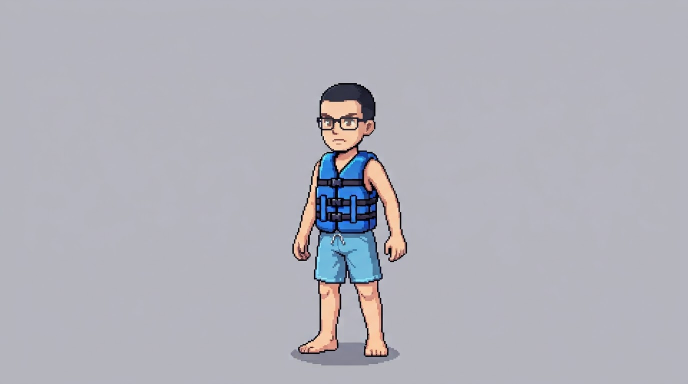
#> input picture art/riders/player-rj.jpg, 1376 x 768 px, given in place of player-rj.png, which was not available (shown at 1/2 size)
$ python _rebuild_jay.py
#> lines starting #> are read from the running program, lines starting #| are printed output that depends on the picture; after the words box and inside, x2 and y2 are one past the last pixel; in counts of white or black regions, pixels touching at a corner belong together; pictures that were not available may be replaced by others from this repository, and a replacement may not be noted
"""One-shot: rebuild player-jay.png from player-rj.png — pale skin, red hair, bit taller."""
from collections import deque
from pathlib import Path

import numpy as np
from PIL import Image

ROOT = Path(__file__).resolve().parents[1]
RJ = ROOT / 'public/assets/sprites/riders/player-rj.png'
OUT_PNG = ROOT / 'public/assets/sprites/riders/player-jay.png'
OUT_JPG = ROOT / 'art/riders/player-jay.jpg'
SPARE = ROOT / 'art/riders/spare'


def luma(c):
    return 0.299 * c[..., 0] + 0.587 * c[..., 1] + 0.114 * c[..., 2]


def main():
    src = Image.open(RJ).convert('RGBA')
    a = np.array(src, dtype=np.float32)
    h, w = a.shape[:2]
    opaque = a[:, :, 3] > 128
#> opaque: shape (768, 1376) bool; every value is 1
    rgb = a[:, :, :3]
    R, G, B = rgb[..., 0], rgb[..., 1], rgb[..., 2]
    mx = np.maximum(np.maximum(R, G), B)
    mn = np.minimum(np.minimum(R, G), B)
    sat = np.zeros_like(mx)
    sat[opaque] = (mx[opaque] - mn[opaque]) / np.maximum(mx[opaque], 1)
    L = luma(rgb)

    vest = opaque & (B > R + 15) & (B > G + 5) & (B > 80)
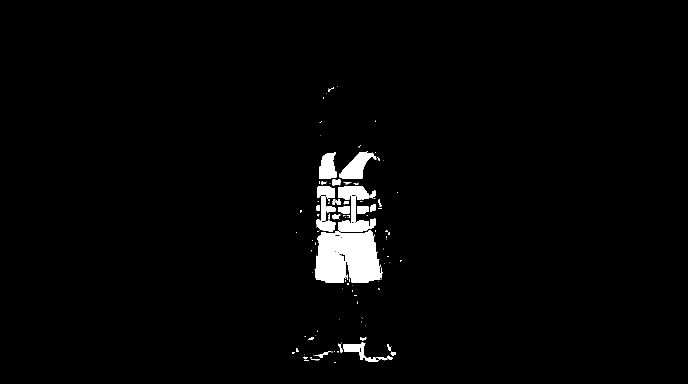
#> vest: shape (768, 1376) bool (shown at 1/2 size); 2.2% white; 124 white regions (89 under 20 px), largest, box (x1, y1, x2, y2) and area: (629, 461, 765, 565) 11258, (679, 302, 753, 358) 1969, (633, 372, 671, 464) 1849

    near_black = opaque & (mx < 70)
#> near_black: shape (768, 1376) bool; 1.5% white; 91 white regions (44 under 20 px), largest, box (x1, y1, x2, y2) and area: (594, 276, 761, 522) 6400, (634, 166, 751, 272) 4572, (642, 523, 765, 596) 657
    edge = np.zeros_like(opaque)
    for dy, dx in ((1, 0), (-1, 0), (0, 1), (0, -1)):
        edge |= opaque & ~np.roll(np.roll(opaque, dy, 0), dx, 1)
    outline = near_black & edge

    ys, xs = np.where(opaque)
    y_min, y_max = int(ys.min()), int(ys.max())
#> y_min = 0; y_max = 767
    x_min, x_max = int(xs.min()), int(xs.max())
#> x_min = 0; x_max = 1375
    char_h = y_max - y_min + 1
#> char_h = 768
    char_w = x_max - x_min + 1
#> char_w = 1376

    yy = np.arange(h)[:, None]
    xx = np.arange(w)[None, :]

    # Face-protect rectangle (eyes / cheeks / glasses). Hair may cover crown above it
    # and the sides/back of the head around it. RJ faces left → back of head is +X.
    face_l = x_min + int(char_w * 0.22)
#> face_l = 302
    face_r = x_min + int(char_w * 0.62)
#> face_r = 853
    glasses_y0 = y_min + int(char_h * 0.095)
#> glasses_y0 = 72
    glasses_y1 = y_min + int(char_h * 0.195)
#> glasses_y1 = 149
    hair_bottom = y_min + int(char_h * 0.26)
#> hair_bottom = 199
    face_box = (
        (xx >= face_l) & (xx <= face_r)
        & (yy >= glasses_y0) & (yy <= y_min + int(char_h * 0.28))
    )
#> face_box: shape (768, 1376) bool; 7.5% white; 1 white region, box (x1, y1, x2, y2) and area: (302, 72, 854, 216) 79488

    # Hair candidates: dark / desaturated in the head band, not vest, not face interior
    hair_cand = (
        opaque & ~vest
        & (yy <= hair_bottom)
        & (L < 160)
        & ((sat < 0.48) | (mx < 85))
        & (mx < 210)
        & ~face_box
    )
    # Warm skin (ears, forehead highlights) out
    hair_cand &= ~((R > 140) & (R > G + 10) & (R > B + 15) & (L > 115))
    # Crown above glasses is always fair game (full width), even over face_l–face_r
    crown = opaque & ~vest & (yy < glasses_y0) & (L < 160) & ((sat < 0.48) | (mx < 85))
    crown &= ~((R > 140) & (R > G + 10) & (R > B + 15) & (L > 115))
    hair_cand |= crown

    hair = np.zeros((h, w), dtype=bool)
    seeds = []
    for x in range(x_min, x_max + 1):
        for y in range(y_min, min(y_min + 18, hair_bottom + 1)):
            if hair_cand[y, x]:
                seeds.append((x, y))
                break

    seen = np.zeros((h, w), dtype=bool)
    q = deque()
    for x, y in seeds:
        seen[y, x] = True
        hair[y, x] = True
        q.append((x, y))
    while q:
        x, y = q.popleft()
        for dx, dy in ((1, 0), (-1, 0), (0, 1), (0, -1), (1, 1), (-1, 1), (1, -1), (-1, -1)):
            nx, ny = x + dx, y + dy
            if nx < 0 or ny < 0 or nx >= w or ny >= h or seen[ny, nx]:
                continue
            if not hair_cand[ny, nx]:
                continue
            seen[ny, nx] = True
            hair[ny, nx] = True
            q.append((nx, ny))

    for _ in range(10):
        expanded = hair.copy()
        for dy, dx in ((1, 0), (-1, 0), (0, 1), (0, -1)):
            expanded |= np.roll(np.roll(hair, dy, 0), dx, 1)
        add = hair_cand & expanded & ~hair
        if not add.any():
            break
        hair |= add

    # Stragglers: near-black next to hair in the head band (missed side/rear buzz)
    for _ in range(4):
        expanded = hair.copy()
        for dy, dx in ((1, 0), (-1, 0), (0, 1), (0, -1)):
            expanded |= np.roll(np.roll(hair, dy, 0), dx, 1)
        stray = (
            opaque & ~vest & ~face_box & ~hair & expanded
            & (yy <= hair_bottom) & near_black
        )
        if not stray.any():
            break
        hair |= stray

    # Glasses / face ink: near-black inside face box — leave alone
    glasses = face_box & near_black & ~hair
#> glasses: shape (768, 1376) bool; 0.3% white; 1 white region, box (x1, y1, x2, y2) and area: (639, 166, 751, 216) 3223
    for dy in range(-1, 2):
        for dx in range(-1, 2):
            glasses |= np.roll(np.roll(glasses, dy, 0), dx, 1) & near_black & face_box & ~hair

    # Head silhouette outline in the hair band → dark red edge (not a black mass)
    head_outline = outline & (yy <= hair_bottom) & ~face_box
    hair |= head_outline
    # Body silhouette outline below / outside hair
    outline_body = outline & ~hair
    ink_keep = glasses | outline_body

    soft_skin = (
        opaque & ~vest & ~hair & ~ink_keep
        & (R > 95) & (R >= G - 8) & (G > B - 15)
        & (L > 85) & (L < 235)
        & ~((B > R + 10) & (B > 100))
    )
#> soft_skin: shape (768, 1376) bool; 95% white; 199 black regions (93 under 20 px), largest, box (x1, y1, x2, y2) and area: (576, 269, 817, 732) 42854, (632, 166, 758, 288) 5709, (588, 388, 616, 470) 358
    warm = opaque & ~vest & ~hair & ~ink_keep & (R > G) & (R > B) & (R > 90) & (sat > 0.10)
#> warm: shape (768, 1376) bool; 2.7% white; 14 white regions (7 under 20 px), largest, box (x1, y1, x2, y2) and area: (728, 318, 811, 522) 6295, (599, 562, 680, 706) 5427, (711, 562, 775, 711) 5153
    trunks_y0 = y_min + int(char_h * 0.55)
#> trunks_y0 = 422
    trunks_zone = np.zeros_like(opaque)
    trunks_zone[trunks_y0:, :] = True
    cyan_trunks = opaque & trunks_zone & (B > R + 20) & (B > 100) & ~vest
#> cyan_trunks: shape (768, 1376) bool; 0% white in thin lines or dots, all inside (x1, y1, x2, y2) = (663, 468, 679, 483)
    grayish = opaque & trunks_zone & (sat < 0.25) & (L > 60) & (L < 180) & ~vest
#> grayish: shape (768, 1376) bool; 0.65% white; 361 white regions (318 under 20 px), largest, box (x1, y1, x2, y2) and area: (581, 679, 779, 735) 3796, (777, 696, 800, 720) 286, (758, 499, 777, 517) 105
    skin = (warm | soft_skin) & ~grayish & ~cyan_trunks
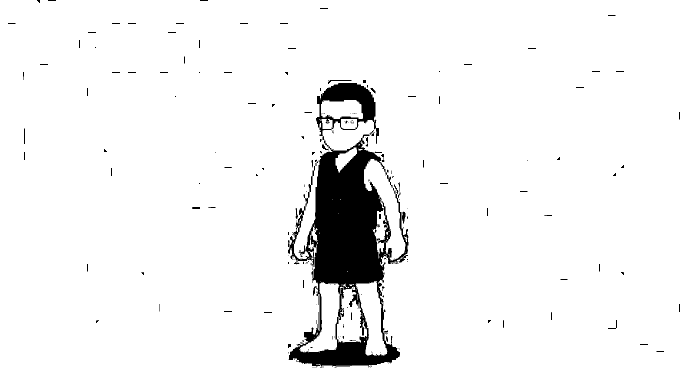
#> skin: shape (768, 1376) bool (shown at 1/2 size); 94.8% white; 238 black regions (140 under 20 px), largest, box (x1, y1, x2, y2) and area: (576, 269, 817, 735) 45123, (632, 166, 758, 288) 5492, (616, 332, 630, 396) 194

    print('hair', hair.sum(), 'skin', skin.sum(), 'glasses', glasses.sum(), 'outline_body', outline_body.sum())
#| hair 0 skin 1002139 glasses 3223 outline_body 0

    out = a.copy()

    if skin.any():
        skin_L = luma(rgb[skin])
        p10, p90 = np.percentile(skin_L, 10), np.percentile(skin_L, 90)
#> p10 = 181.9; p90 = 183.1
        pale = np.array([
            [175, 125, 108],
            [205, 160, 135],
            [232, 188, 158],
            [246, 214, 188],
        ], dtype=np.float32)
        t = np.clip((skin_L - p10) / max(1e-3, (p90 - p10)), 0, 1)
        idx = t * (len(pale) - 1)
        i0 = np.floor(idx).astype(int)
        i1 = np.minimum(i0 + 1, len(pale) - 1)
        f = (idx - i0)[..., None]
        out[:, :, :3][skin] = pale[i0] * (1 - f) + pale[i1] * f
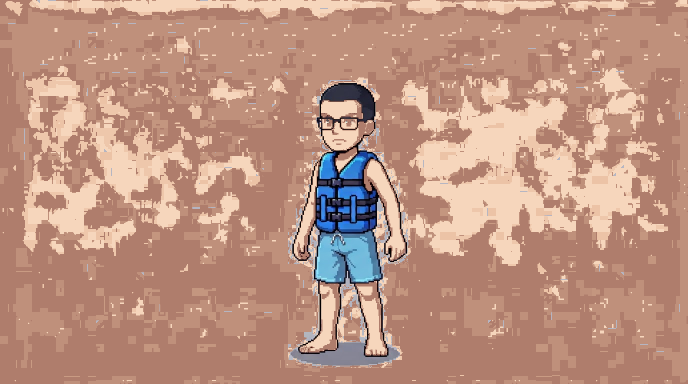
#> out: shape (768, 1376, 4) float32 (shown at 1/2 size); mean R, G, B, A 190, 148.1, 130.5, 255.9

    if hair.any():
        hair_L = luma(rgb[hair])
        p10, p90 = np.percentile(hair_L, 5), np.percentile(hair_L, 95)
        reds = np.array([
            [78, 30, 22],   # silhouette edge (readable red, not black)
            [115, 40, 26],
            [176, 60, 34],
            [200, 85, 52],
            [225, 130, 95],
        ], dtype=np.float32)
        t = np.clip((hair_L - p10) / max(1e-3, (p90 - p10)), 0, 1)
        t = np.power(t, 0.85)
        idx = t * (len(reds) - 1)
        i0 = np.floor(idx).astype(int)
        i1 = np.minimum(i0 + 1, len(reds) - 1)
        f = (idx - i0)[..., None]
        out[:, :, :3][hair] = reds[i0] * (1 - f) + reds[i1] * f

    # Mild soften of under-chin interior only
    jaw_y0 = y_min + int(char_h * 0.18)
#> jaw_y0 = 138
    jaw_y1 = y_min + int(char_h * 0.28)
#> jaw_y1 = 215
    jaw_shadow = (
        opaque & ~outline_body & ~glasses & ~hair & ~vest
        & (yy >= jaw_y0) & (yy <= jaw_y1)
        & (xx >= face_l) & (xx <= face_r)
        & (L < 75) & (mx < 95)
    )
#> jaw_shadow: shape (768, 1376) bool; 0.02% white in thin lines or dots, all inside (x1, y1, x2, y2) = (644, 170, 737, 210)
    if jaw_shadow.any():
        soft = np.array([150.0, 112.0, 102.0])
        cur = out[:, :, :3][jaw_shadow]
#> cur = 220 rows, first 8: [61, 61, 71], [64, 64, 74], [57, 59, 74], [64, 64, 74], [66, 66, 78], [53, 55, 70], [54, 56, 71], [62, 64, 77]
        out[:, :, :3][jaw_shadow] = cur * 0.6 + soft * 0.4
        print('softened jaw', jaw_shadow.sum())
#| softened jaw 220

    img = Image.fromarray(np.clip(out, 0, 255).astype(np.uint8), 'RGBA')
    scaled = img.resize((img.width, int(round(img.height * 1.08))), Image.NEAREST)
    arr = np.array(scaled)
    mask = arr[:, :, 3] > 128
#> mask: shape (829, 1376) bool; every value is 1
    ys, xs = np.where(mask)
    crop = arr[ys.min():ys.max() + 1, xs.min():xs.max() + 1]
    pad = 2
    H, W = crop.shape[:2]
    canvas = np.zeros((H + pad * 2, W + pad * 2, 4), dtype=np.uint8)
    canvas[pad:pad + H, pad:pad + W] = crop
    out_img = Image.fromarray(canvas, 'RGBA')
    print('out size', out_img.size)
#| out size (1380, 833)

    out_img.save(OUT_PNG)
    bg = Image.new('RGB', out_img.size, (180, 180, 180))
#> bg: PIL image 1380x833 RGB; every value is 180
    bg.paste(out_img, mask=out_img.split()[-1])
    bg.save(OUT_JPG, quality=92)

    SPARE.mkdir(parents=True, exist_ok=True)
    a2 = np.array(out_img)

    def hg(arr):
        m = arr[:, :, 3] > 128
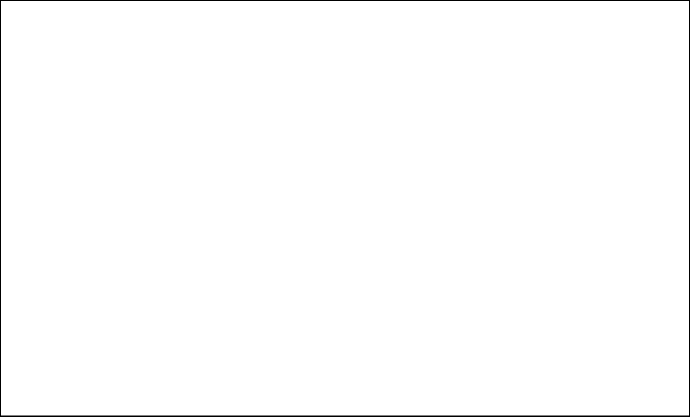
#> m: shape (833, 1380) bool (shown at 1/2 size); 99.2% white; 1 black region, box (x1, y1, x2, y2) and area: (0, 0, 1380, 833) 8836
        ys, xs = np.where(m)
        hd = arr[ys.min():ys.min() + int((ys.max() - ys.min()) * 0.38), xs.min():xs.max()]
        g = np.full((hd.shape[0], hd.shape[1], 3), 160, np.uint8)
        al = hd[:, :, 3:4] / 255.0
#> al: shape (314, 1375, 1) float64; every value is 1
        return (hd[:, :, :3] * al + g * (1 - al)).astype(np.uint8)
#> returned value: shape (314, 1375, 3)

    Image.fromarray(hg(a2)).save(SPARE / '_qa-jay-new-head.png')
    rj = np.array(Image.open(RJ).convert('RGBA'))
    h1, h2 = hg(rj), hg(a2)
#> in hg (call 2), `hd = arr[ys.min():ys.min() + int((ys.max() - ys.min()) * 0.38), xs.min..`:
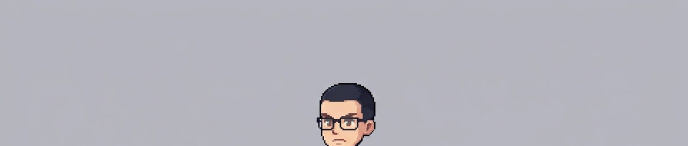
#> hd: shape (291, 1375, 4) (shown at 1/2 size); mean R, G, B, A 180, 179.2, 187.9, 255
    Hm = max(h1.shape[0], h2.shape[0])
    canvas = np.full((Hm, h1.shape[1] + 8 + h2.shape[1], 3), 160, np.uint8)
    canvas[:h1.shape[0], :h1.shape[1]] = h1
#> canvas: shape (314, 2758, 3)
    canvas[:h2.shape[0], h1.shape[1] + 8:] = h2
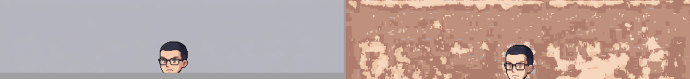
#> canvas: shape (314, 2758, 3) (shown at 1/4 size); mean R, G, B 186.8, 164.3, 158.1
    Image.fromarray(canvas).save(SPARE / '_qa-rj-vs-jay.png')

    dbg = np.zeros((h, w, 4), dtype=np.uint8)
    dbg[hair] = (220, 60, 40, 255)
    dbg[skin] = (255, 200, 160, 255)
    dbg[glasses] = (40, 40, 255, 255)
    dbg[face_box & opaque] = (0, 255, 0, 120)
    Image.fromarray(dbg).save(SPARE / '_qa-jay-masks.png')
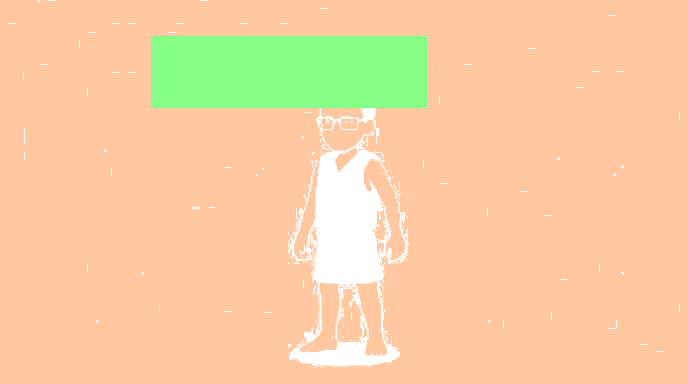
#> saved as _qa-jay-masks.png: PIL image 1376x768 RGBA (shown at 1/2 size); mean R, G, B, A 223.6, 194.6, 140.3, 232.7; transparent parts drawn white

    bg2 = Image.new('RGB', out_img.size, (160, 160, 160))
#> bg2: PIL image 1380x833 RGB; every value is 160
    bg2.paste(out_img, mask=out_img.split()[-1])
    bg2.save(SPARE / '_qa-jay-full-gray.png')
    print('saved', OUT_PNG)


if __name__ == '__main__':
    main()

$ run again, with art/riders/player-adam.jpg copied over art/riders/player-rj.jpg
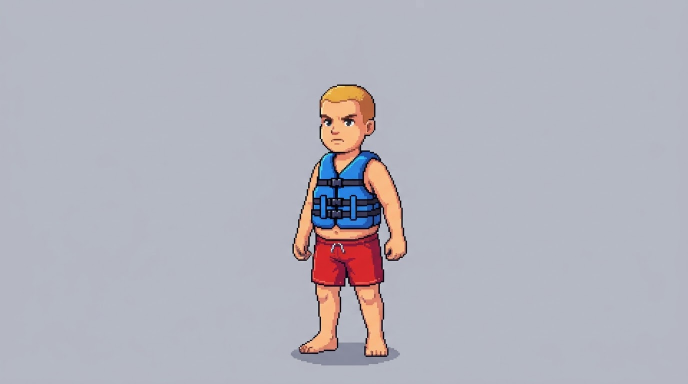
#> input picture art/riders/player-adam.jpg, 1376 x 768 px, given in place of player-rj.png, which was not available (shown at 1/2 size)
#> opaque: shape (768, 1376) bool; every value is 1
#> in main, `vest = opaque & (B > R + 15) & (B > G + 5) & (B > 80)`:
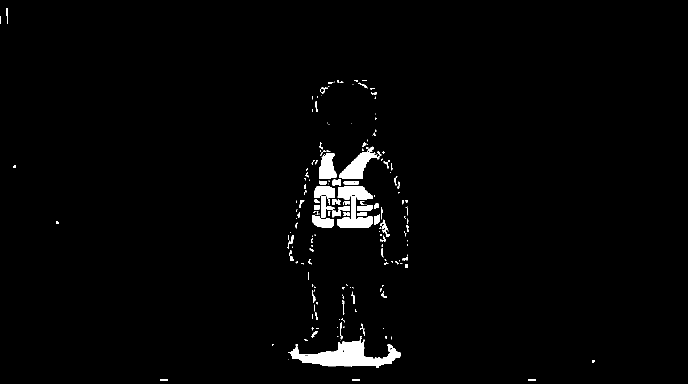
#> vest: shape (768, 1376) bool (shown at 1/2 size); 1.9% white; 193 white regions (118 under 20 px), largest, box (x1, y1, x2, y2) and area: (577, 672, 801, 736) 5981, (674, 372, 745, 456) 3201, (678, 293, 759, 358) 2054
#> near_black: shape (768, 1376) bool; 1% white; 153 white regions (88 under 20 px), largest, box (x1, y1, x2, y2) and area: (622, 298, 768, 507) 5439, (637, 534, 751, 590) 523, (622, 513, 636, 590) 205
#> y_min = 0; y_max = 767
#> x_min = 0; x_max = 1375
#> char_h = 768
#> char_w = 1376
#> face_l = 302
#> face_r = 853
#> glasses_y0 = 72
#> glasses_y1 = 149
#> hair_bottom = 199
#> face_box: shape (768, 1376) bool; 7.5% white; 1 white region, box (x1, y1, x2, y2) and area: (302, 72, 854, 216) 79488
#> glasses: shape (768, 1376) bool; 0.03% white in thin lines or dots, all inside (x1, y1, x2, y2) = (640, 169, 751, 216)
#> soft_skin: shape (768, 1376) bool; 4.4% white; 138 white regions (110 under 20 px), largest, box (x1, y1, x2, y2) and area: (635, 165, 753, 347) 12934, (728, 318, 816, 519) 7699, (585, 319, 759, 533) 6266
#> warm: shape (768, 1376) bool; 4.6% white; 16 white regions (13 under 20 px), largest, box (x1, y1, x2, y2) and area: (587, 325, 775, 711) 28369, (641, 171, 748, 347) 12769, (728, 318, 812, 519) 7427
#> trunks_y0 = 422
#> grayish: shape (768, 1376) bool; 0.18% white in thin lines or dots, all inside (x1, y1, x2, y2) = (576, 422, 816, 734)
#> skin: shape (768, 1376) bool; 4.8% white; 177 white regions (146 under 20 px), largest, box (x1, y1, x2, y2) and area: (597, 450, 775, 711) 24727, (635, 165, 753, 347) 13394, (728, 318, 811, 519) 7609
#| hair 0 skin 51127 glasses 308 outline_body 0
#> p10 = 83.09; p90 = 199
#> jaw_y0 = 138
#> jaw_y1 = 215
#> jaw_shadow: shape (768, 1376) bool; 0.01% white in thin lines or dots, all inside (x1, y1, x2, y2) = (639, 169, 750, 216)
#> cur = 56 rows, first 8: [77, 70, 78], [73, 61, 65], [74, 67, 39], [72, 40, 19], [70, 56, 30], [73, 51, 10], [175, 125, 108], [83, 50, 31]
#| softened jaw 56
#> mask: shape (829, 1376) bool; every value is 1
#| out size (1380, 833)
#> m: shape (833, 1380) bool; 99.2% white; 1 black region, box (x1, y1, x2, y2) and area: (0, 0, 1380, 833) 8836
#> al: shape (314, 1375, 1) float64; every value is 1
#> hd: shape (291, 1375, 4)
#> al: shape (291, 1375, 1) float64; every value is 1
#> in main, `Image.fromarray(dbg).save(SPARE / '_qa-jay-masks.png')`:
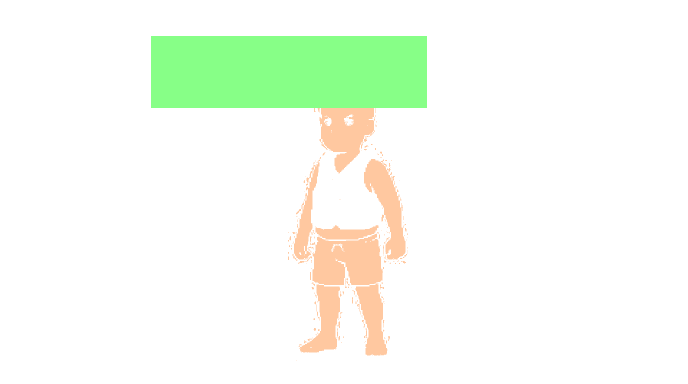
#> saved as _qa-jay-masks.png: PIL image 1376x768 RGBA (shown at 1/2 size); mean R, G, B, A 11.3, 28, 7.1, 20.3; transparent parts drawn white
